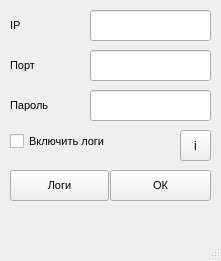
<?xml version="1.0" encoding="UTF-8"?>
<ui version="4.0">
 <class>MainWindow</class>
 <widget class="QMainWindow" name="MainWindow">
  <property name="geometry">
   <rect>
    <x>0</x>
    <y>0</y>
    <width>221</width>
    <height>261</height>
   </rect>
  </property>
  <property name="minimumSize">
   <size>
    <width>221</width>
    <height>261</height>
   </size>
  </property>
  <property name="maximumSize">
   <size>
    <width>221</width>
    <height>261</height>
   </size>
  </property>
  <property name="windowTitle">
   <string>Connect</string>
  </property>
  <property name="windowIcon">
   <iconset>
    <normaloff>../images/main_icon.ico</normaloff>../images/main_icon.ico</iconset>
  </property>
  <property name="locale">
   <locale language="Russian" country="Russia"/>
  </property>
  <widget class="QWidget" name="centralwidget">
   <widget class="QLineEdit" name="lineEdit">
    <property name="geometry">
     <rect>
      <x>90</x>
      <y>10</y>
      <width>121</width>
      <height>31</height>
     </rect>
    </property>
    <property name="cursor">
     <cursorShape>IBeamCursor</cursorShape>
    </property>
   </widget>
   <widget class="QLineEdit" name="lineEdit_2">
    <property name="geometry">
     <rect>
      <x>90</x>
      <y>50</y>
      <width>121</width>
      <height>31</height>
     </rect>
    </property>
    <property name="cursor">
     <cursorShape>IBeamCursor</cursorShape>
    </property>
   </widget>
   <widget class="QLineEdit" name="lineEdit_3">
    <property name="geometry">
     <rect>
      <x>90</x>
      <y>90</y>
      <width>121</width>
      <height>31</height>
     </rect>
    </property>
    <property name="cursor">
     <cursorShape>IBeamCursor</cursorShape>
    </property>
   </widget>
   <widget class="QLabel" name="label">
    <property name="geometry">
     <rect>
      <x>10</x>
      <y>10</y>
      <width>21</width>
      <height>31</height>
     </rect>
    </property>
    <property name="font">
     <font>
      <pointsize>8</pointsize>
     </font>
    </property>
    <property name="text">
     <string>IP</string>
    </property>
   </widget>
   <widget class="QLabel" name="label_2">
    <property name="geometry">
     <rect>
      <x>10</x>
      <y>50</y>
      <width>31</width>
      <height>31</height>
     </rect>
    </property>
    <property name="font">
     <font>
      <pointsize>8</pointsize>
     </font>
    </property>
    <property name="text">
     <string>Порт</string>
    </property>
   </widget>
   <widget class="QLabel" name="label_3">
    <property name="geometry">
     <rect>
      <x>10</x>
      <y>90</y>
      <width>58</width>
      <height>31</height>
     </rect>
    </property>
    <property name="font">
     <font>
      <pointsize>8</pointsize>
     </font>
    </property>
    <property name="text">
     <string>Пароль</string>
    </property>
   </widget>
   <widget class="QPushButton" name="pushButton">
    <property name="geometry">
     <rect>
      <x>110</x>
      <y>170</y>
      <width>101</width>
      <height>31</height>
     </rect>
    </property>
    <property name="font">
     <font>
      <pointsize>8</pointsize>
     </font>
    </property>
    <property name="text">
     <string>ОК</string>
    </property>
   </widget>
   <widget class="QCheckBox" name="checkBox">
    <property name="geometry">
     <rect>
      <x>10</x>
      <y>130</y>
      <width>121</width>
      <height>22</height>
     </rect>
    </property>
    <property name="font">
     <font>
      <pointsize>8</pointsize>
     </font>
    </property>
    <property name="text">
     <string>Включить логи</string>
    </property>
   </widget>
   <widget class="QToolButton" name="toolButton">
    <property name="geometry">
     <rect>
      <x>180</x>
      <y>130</y>
      <width>31</width>
      <height>31</height>
     </rect>
    </property>
    <property name="font">
     <font>
      <pointsize>9</pointsize>
     </font>
    </property>
    <property name="text">
     <string>i</string>
    </property>
   </widget>
   <widget class="QPushButton" name="pushButton_2">
    <property name="geometry">
     <rect>
      <x>10</x>
      <y>170</y>
      <width>99</width>
      <height>31</height>
     </rect>
    </property>
    <property name="font">
     <font>
      <pointsize>8</pointsize>
     </font>
    </property>
    <property name="text">
     <string>Логи</string>
    </property>
   </widget>
  </widget>
  <widget class="QMenuBar" name="menubar">
   <property name="geometry">
    <rect>
     <x>0</x>
     <y>0</y>
     <width>221</width>
     <height>34</height>
    </rect>
   </property>
  </widget>
  <widget class="QStatusBar" name="statusbar"/>
 </widget>
 <resources/>
 <connections/>
</ui>
